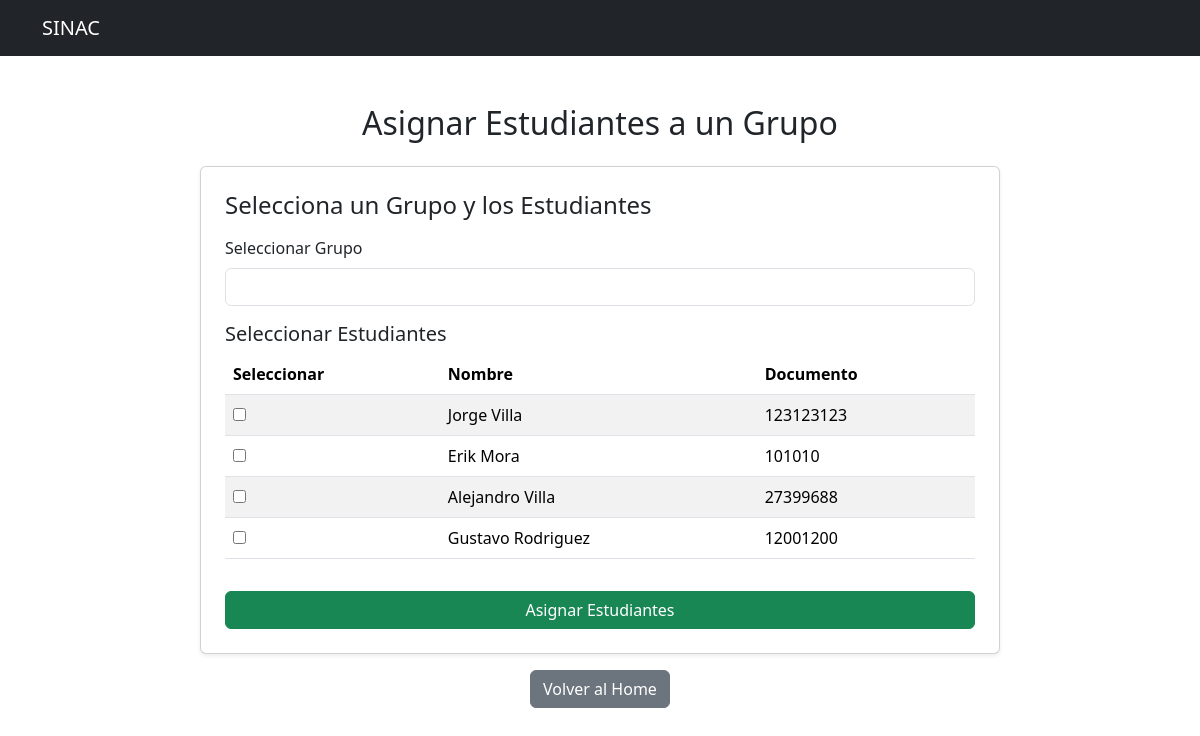
/asignar_estudiantes/ (signed in), run on an earlier commit of the app's database.
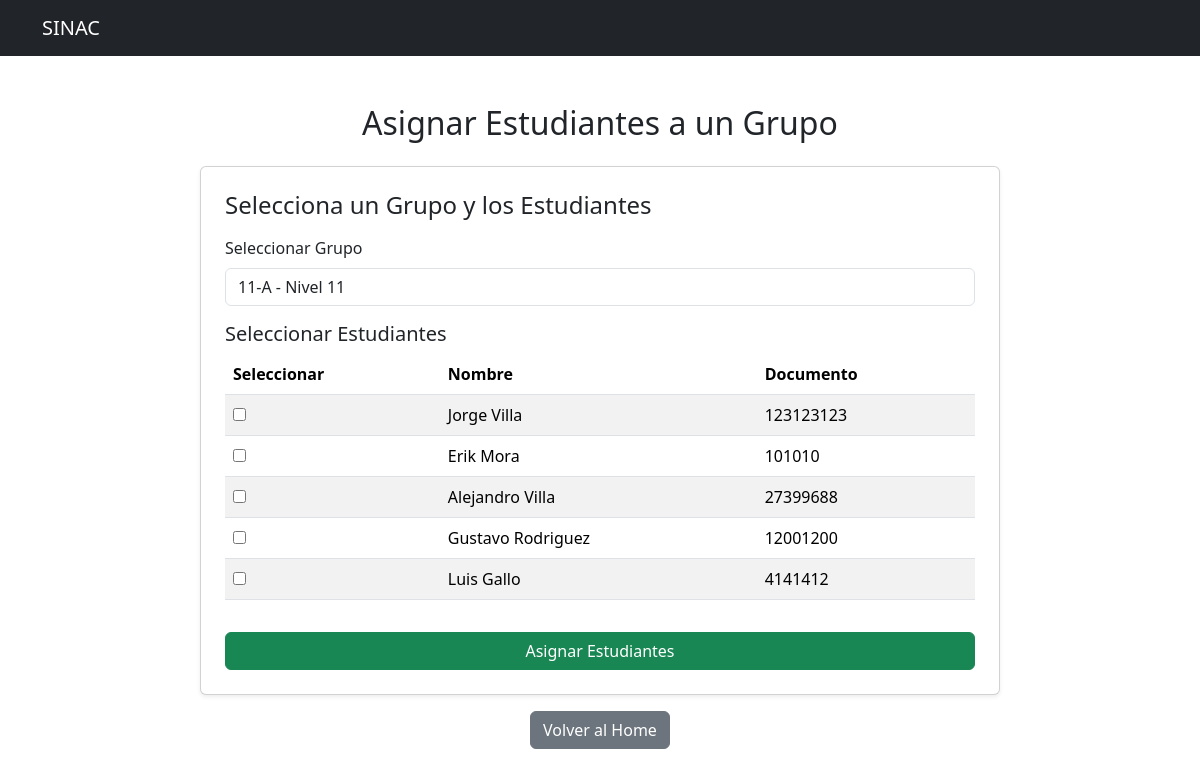
And on a later commit of the database.
### SINAC/models.py (models this page shows, shortened)
class Estudiante(models.Model):
    usuario = models.OneToOneField(Usuario, on_delete=models.CASCADE, null=True, blank=True)
    documento = models.CharField(max_length=20, unique=True, default="0000000000")
    fecha_nacimiento = models.DateField()
    telefono_acudiente = models.CharField(max_length=15, default="0000000000")
    direccion = models.CharField(max_length=255, default="Sin dirección")
    grupo = models.ForeignKey('Grupo', on_delete=models.SET_NULL, null=True, blank=True)

class Usuario(AbstractUser):
    ADMINISTRADOR = 'ADMINISTRADOR'
    ESTUDIANTE = 'ESTUDIANTE'
    PROFESOR = 'profesor'
    ROLES = [
        (ADMINISTRADOR, 'Administrador'),
        (ESTUDIANTE, 'Estudiante'),
        (PROFESOR, 'Profesor'),
    ]
    rol = models.CharField(max_length=20, choices=ROLES, default=ESTUDIANTE)

### SINAC/views.py (the view)
# urls.py: path('asignar_estudiantes/', asignar_estudiantes_a_grupo, name='asignar_estudiantes'),
@login_required
@user_passes_test(es_admin)
def asignar_estudiantes_a_grupo(request):
    if request.method == "POST":
        form = AsignarEstudiantesGrupoForm(request.POST)
        if form.is_valid():
            grupo = form.cleaned_data['grupo']
            estudiantes = form.cleaned_data['estudiantes']
            for estudiante in estudiantes:
                estudiante.grupo = grupo
                estudiante.save()
            messages.success(request, "Estudiantes asignados correctamente al grupo.")
        else:
            messages.error(request, "Error al asignar estudiantes. Verifica los datos.")
    else:
        form = AsignarEstudiantesGrupoForm()
    return render(request, 'asignar_estudiantes.html', {'form': form})

### SINAC/forms.py
class AsignarEstudiantesGrupoForm(forms.Form):
    grupo = forms.ModelChoiceField(queryset=Grupo.objects.all(), label="Seleccionar Grupo")
    estudiantes = forms.ModelMultipleChoiceField(
        queryset=Estudiante.objects.all(),
        widget=forms.CheckboxSelectMultiple,
        required=True,
        label="Seleccionar Estudiantes"
    )

### SINAC/views.py (called while the page is built)
def es_admin(user):
    return user.is_superuser

### templates/asignar_estudiantes.html (shortened to what this page needs)
{% extends 'base.html' %}
{% block content %}
<div class="container mt-5">
    <h2 class="text-center mb-4">Asignar Estudiantes a un Grupo</h2>
    <div class="card p-4 shadow-sm mx-auto" style="max-width: 800px;">
        <h4 class="mb-3">Selecciona un Grupo y los Estudiantes</h4>
        <form method="post">
            <div class="mb-3">
                <label for="id_grupo" class="form-label">Seleccionar Grupo</label>
                <select name="grupo" id="id_grupo" class="form-control">
                    {% for grupo in form.grupo.field.queryset %}
                        <option value="{{ grupo.id }}">{{ grupo.nombre }} - Nivel {{ grupo.nivel }}</option>
                    {% endfor %}
                </select>
            </div>
            <h5>Seleccionar Estudiantes</h5>
            <table class="table table-striped">
                <thead>
                    <tr>
                        <th>Seleccionar</th>
                        <th>Nombre</th>
                        <th>Documento</th>
                    </tr>
                </thead>
                <tbody>
                    {% for estudiante in form.estudiantes.field.queryset %}
                        <tr>
                            <td>
                                <input type="checkbox" name="estudiantes" value="{{ estudiante.id }}">
                            </td>
                            <td>{{ estudiante.usuario.first_name }} {{ estudiante.usuario.last_name }}</td>
                            <td>{{ estudiante.documento }}</td>
                        </tr>
                    {% endfor %}
                </tbody>
            </table>
            <button type="submit" class="btn btn-success w-100 mt-3">Asignar Estudiantes</button>
        </form>
    </div>
    <div class="mt-3 text-center">
        <a href="{% url 'home_admin' %}" class="btn btn-secondary">Volver al Home</a>
    </div>
</div>
{% endblock %}

What changed in the data, as far as the page shows it:
added Estudiante: usuario.first_name "Luis", usuario.last_name "Gallo", documento "4141412"
Also different on the page:
form field grupo: (not shown) → "11-A - Nivel 11"
